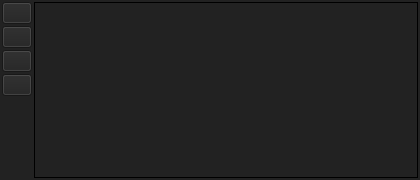
<?xml version="1.0" encoding="UTF-8"?>
<ui version="4.0">
 <class>copyMore</class>
 <widget class="QWidget" name="copyMore">
  <property name="geometry">
   <rect>
    <x>0</x>
    <y>0</y>
    <width>420</width>
    <height>180</height>
   </rect>
  </property>
  <property name="maximumSize">
   <size>
    <width>420</width>
    <height>500</height>
   </size>
  </property>
  <property name="windowTitle">
   <string>More</string>
  </property>
  <property name="windowIcon">
   <iconset resource="../assets.qrc">
    <normaloff>:/icons/res/copyIcon.png</normaloff>:/icons/res/copyIcon.png</iconset>
  </property>
  <property name="styleSheet">
   <string notr="true">QWidget
{
background:#222222;
}

QTableView
{
background:#222222;
color:#ffffff;
border:1px solid #000;
}</string>
  </property>
  <widget class="QWidget" name="gridLayoutWidget">
   <property name="geometry">
    <rect>
     <x>0</x>
     <y>0</y>
     <width>421</width>
     <height>181</height>
    </rect>
   </property>
   <layout class="QGridLayout" name="gridLayout" columnstretch="0,0">
    <property name="sizeConstraint">
     <enum>QLayout::SetNoConstraint</enum>
    </property>
    <property name="leftMargin">
     <number>2</number>
    </property>
    <property name="topMargin">
     <number>2</number>
    </property>
    <property name="rightMargin">
     <number>3</number>
    </property>
    <property name="bottomMargin">
     <number>3</number>
    </property>
    <property name="spacing">
     <number>2</number>
    </property>
    <item row="4" column="0">
     <spacer name="verticalSpacer">
      <property name="orientation">
       <enum>Qt::Vertical</enum>
      </property>
      <property name="sizeType">
       <enum>QSizePolicy::Expanding</enum>
      </property>
      <property name="sizeHint" stdset="0">
       <size>
        <width>10</width>
        <height>65</height>
       </size>
      </property>
     </spacer>
    </item>
    <item row="3" column="0">
     <widget class="QPushButton" name="btnDown">
      <property name="maximumSize">
       <size>
        <width>30</width>
        <height>16777215</height>
       </size>
      </property>
      <property name="text">
       <string/>
      </property>
      <property name="icon">
       <iconset resource="../assets.qrc">
        <normaloff>:/icons/res/arrow-down-double.svgz</normaloff>:/icons/res/arrow-down-double.svgz</iconset>
      </property>
      <property name="iconSize">
       <size>
        <width>16</width>
        <height>16</height>
       </size>
      </property>
     </widget>
    </item>
    <item row="0" column="0">
     <widget class="QPushButton" name="btnAdd">
      <property name="sizePolicy">
       <sizepolicy hsizetype="Maximum" vsizetype="Fixed">
        <horstretch>0</horstretch>
        <verstretch>0</verstretch>
       </sizepolicy>
      </property>
      <property name="maximumSize">
       <size>
        <width>30</width>
        <height>16777215</height>
       </size>
      </property>
      <property name="text">
       <string/>
      </property>
      <property name="icon">
       <iconset resource="../assets.qrc">
        <normaloff>:/icons/res/list-add.svgz</normaloff>:/icons/res/list-add.svgz</iconset>
      </property>
      <property name="iconSize">
       <size>
        <width>16</width>
        <height>16</height>
       </size>
      </property>
     </widget>
    </item>
    <item row="2" column="0">
     <widget class="QPushButton" name="btnUp">
      <property name="maximumSize">
       <size>
        <width>30</width>
        <height>16777215</height>
       </size>
      </property>
      <property name="text">
       <string/>
      </property>
      <property name="icon">
       <iconset resource="../assets.qrc">
        <normaloff>:/icons/res/arrow-up-double.svgz</normaloff>:/icons/res/arrow-up-double.svgz</iconset>
      </property>
      <property name="iconSize">
       <size>
        <width>16</width>
        <height>16</height>
       </size>
      </property>
     </widget>
    </item>
    <item row="1" column="0">
     <widget class="QPushButton" name="btnRemove">
      <property name="sizePolicy">
       <sizepolicy hsizetype="Maximum" vsizetype="Fixed">
        <horstretch>0</horstretch>
        <verstretch>0</verstretch>
       </sizepolicy>
      </property>
      <property name="minimumSize">
       <size>
        <width>0</width>
        <height>0</height>
       </size>
      </property>
      <property name="maximumSize">
       <size>
        <width>30</width>
        <height>16777215</height>
       </size>
      </property>
      <property name="text">
       <string/>
      </property>
      <property name="icon">
       <iconset resource="../assets.qrc">
        <normaloff>:/icons/res/application-exit.svgz</normaloff>:/icons/res/application-exit.svgz</iconset>
      </property>
      <property name="iconSize">
       <size>
        <width>16</width>
        <height>16</height>
       </size>
      </property>
     </widget>
    </item>
    <item row="0" column="1" rowspan="5">
     <widget class="QTableView" name="tableView">
      <property name="sizePolicy">
       <sizepolicy hsizetype="Expanding" vsizetype="Maximum">
        <horstretch>0</horstretch>
        <verstretch>0</verstretch>
       </sizepolicy>
      </property>
      <property name="maximumSize">
       <size>
        <width>16777215</width>
        <height>180</height>
       </size>
      </property>
     </widget>
    </item>
   </layout>
  </widget>
 </widget>
 <resources>
  <include location="../assets.qrc"/>
 </resources>
 <connections/>
</ui>
